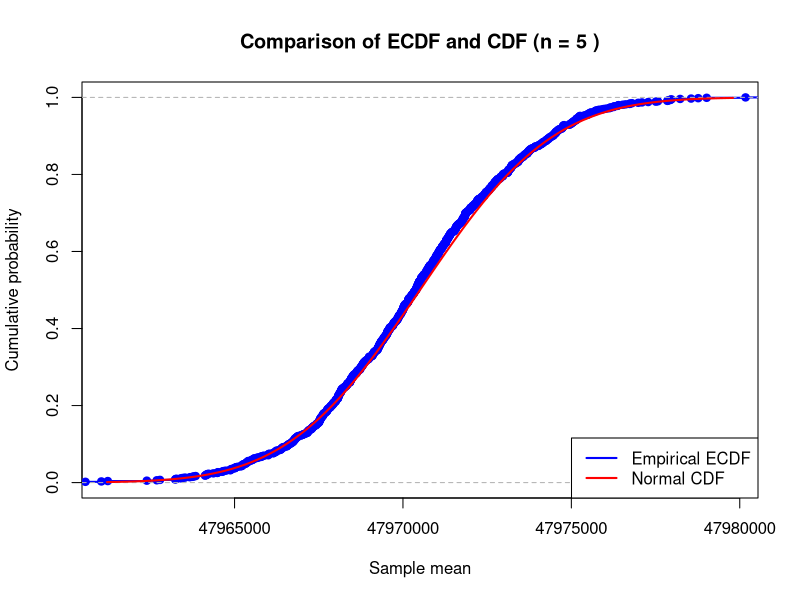
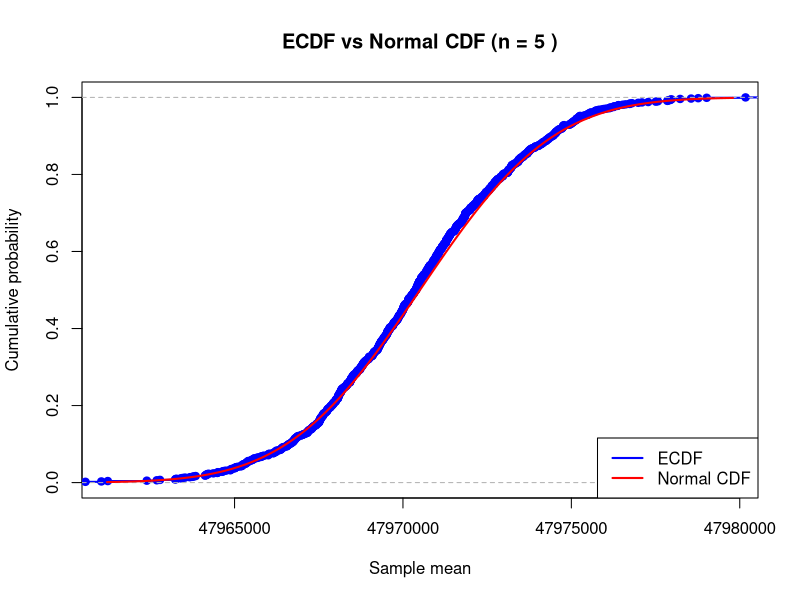
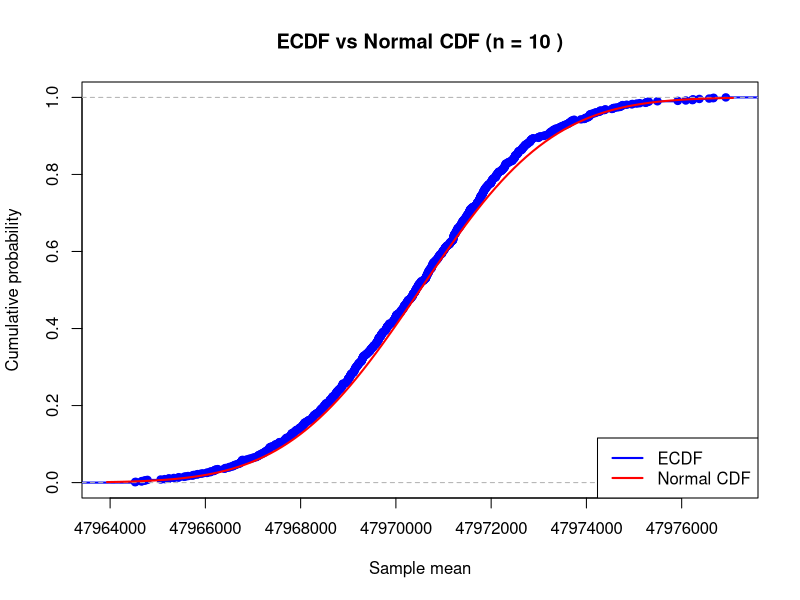
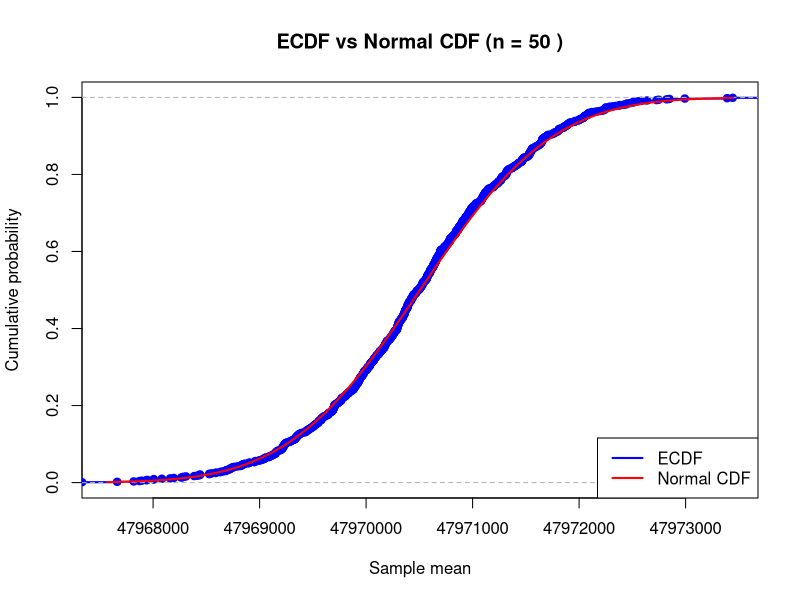
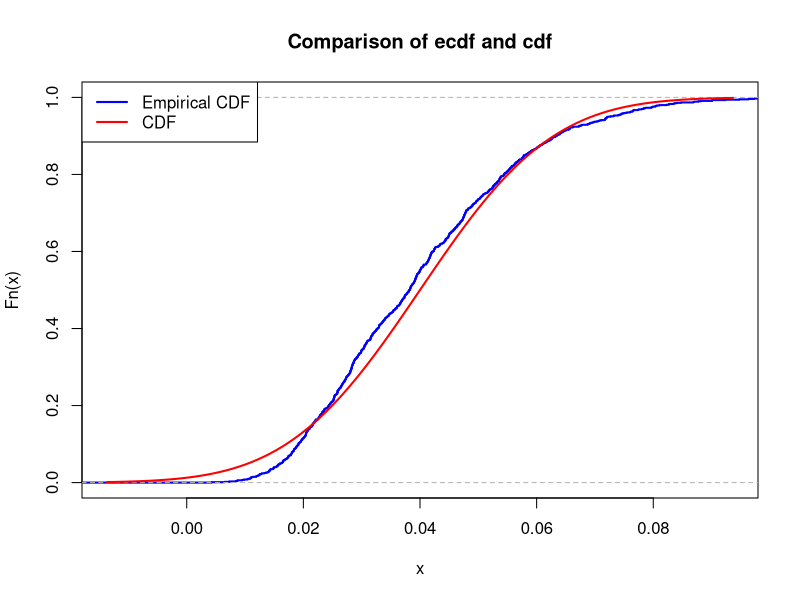
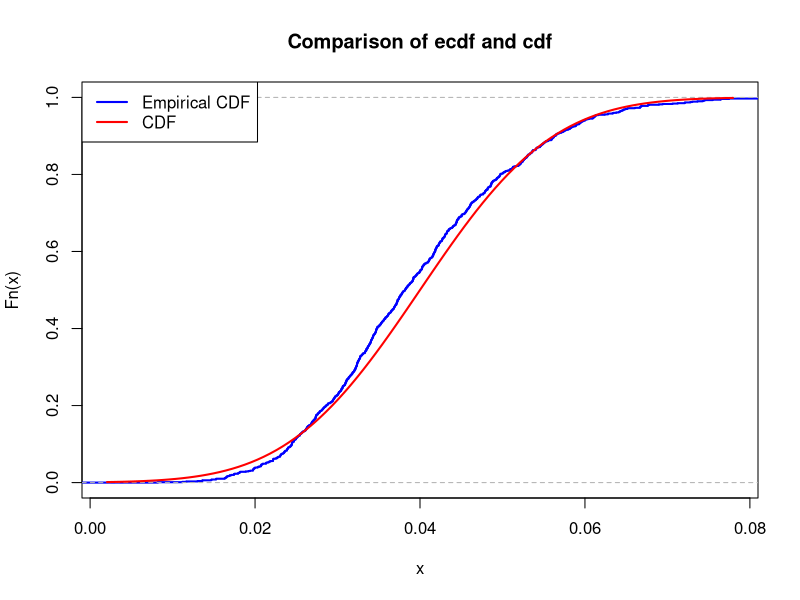
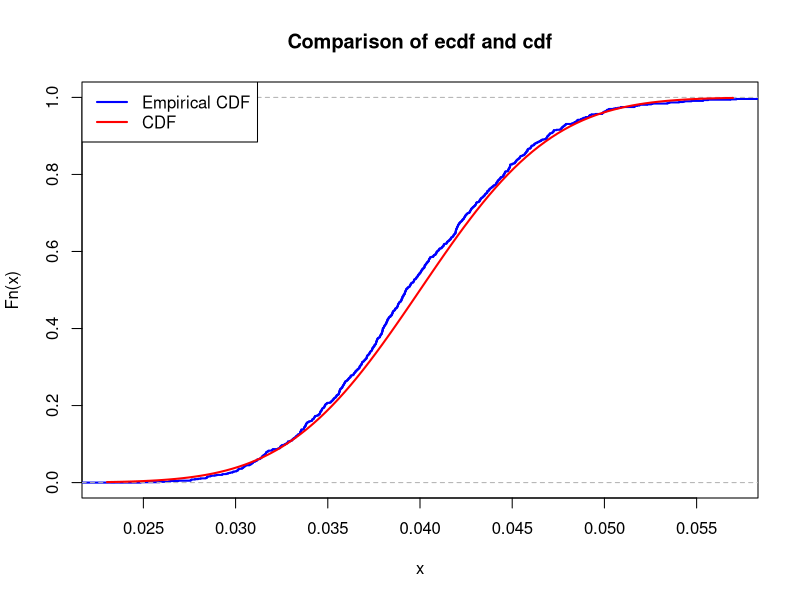
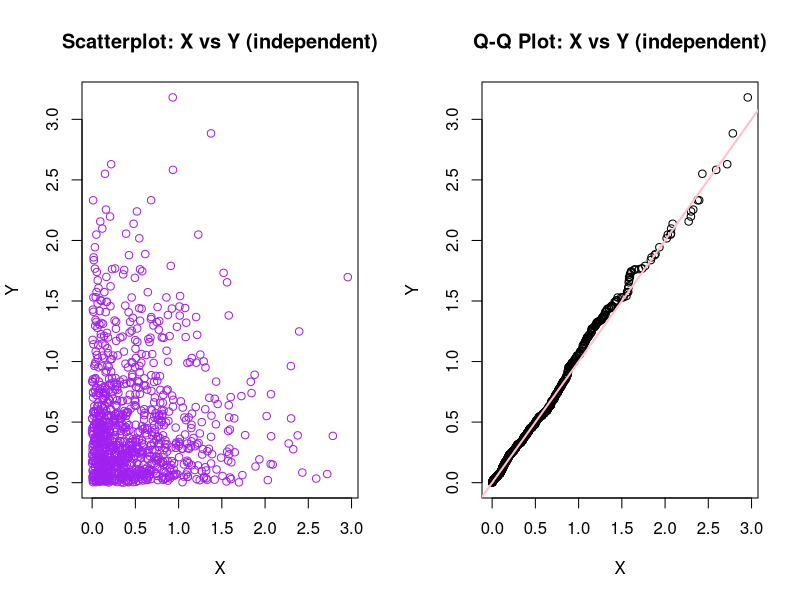

These charts were generated, in order, by the following R code:
## ---- chunk 1
# your team id number 
                          ###
id <- 50                  ### Change to the correct id!
                          ###
set.seed(id)
p <- id/100
# matrices G and H
G <- matrix(c(1, 1, 1, 0, 0, 0, 0,
		1, 0, 0, 1, 1, 0, 0,
		0, 1, 0, 1, 0, 1, 0,
		1, 1, 0, 1, 0, 0, 1), nrow = 4, byrow = TRUE)
H <- t(matrix(c(1, 0, 1, 0, 1, 0, 1,
		0, 1, 1, 0, 0, 1, 1,
		0, 0, 0, 1, 1, 1, 1), nrow = 3, byrow = TRUE))
# cat("The matrix G is: \n") 
#G  
#cat("The matrix H is: \n") 
#H
#cat("The product GH must be zero: \n")
#(G%*%H) %%2
## ---- chunk 2
# generate N messages

message_generator <- function(N) {
  matrix(sample(c(0,1), 4*N, replace = TRUE), nrow = N)
}  
messages <- message_generator(100)
codewords <- (messages %*% G) %% 2
## ---- chunk 3
#  errors <- ...
#  received <-   
## ---- chunk 4
T_years <- 30.1
T <- T_years * 365 * 24 * 3600
lambda <- log(2) / T

team_id <- 15
m <- team_id * 10^-6

M <- 137
N_A <- 6 * 10^23

N <- (m / M) * N_A

mu <- N * lambda

K <- 10^3
n <- 5

set.seed(123)
sample_means <- colMeans(matrix(rpois(n * K, lambda = mu), nrow = n))

cat("Half-life period (s):", T, "\n")
cat("Lambda (decay probability per nucleus per second):", lambda, "\n")
cat("Number of atoms N:", N, "\n")
cat("Poisson parameter mu:", mu, "\n")


## ---- chunk 5
mu_theor <- mu
sigma_theor <- sqrt(mu / n)

cat("Theoretical mean (mu_theor):", mu_theor, "\n")
cat("Theoretical standard deviation (sigma_theor):", sigma_theor, "\n")


## ---- chunk 6
xlims <- c(mu_theor - 3 * sigma_theor, mu_theor + 3 * sigma_theor)

Fs <- ecdf(sample_means)

plot(Fs,
     xlim = xlims,
     ylim = c(0, 1),
     col = "blue",
     lwd = 2,
     main = paste("Comparison of ECDF and CDF (n =", n, ")"),
     xlab = "Sample mean",
     ylab = "Cumulative probability")

curve(pnorm(x, mean = mu_theor, sd = sigma_theor),
      col = "red",
      lwd = 2,
      add = TRUE)

legend("bottomright",
       legend = c("Empirical ECDF", "Normal CDF"),
       col = c("blue", "red"),
       lwd = 2,
       lty = 1)

xx <- seq(xlims[1], xlims[2], length.out = 400)
diff <- max(abs(Fs(xx) - pnorm(xx, mean = mu_theor, sd = sigma_theor)))


cat("Max difference between ECDF and Normal CDF =", diff, "\n")

## ---- chunk 7
analyze_n <- function(n, mu, K = 10^3, seed = 123) {
  set.seed(seed)
  samp_means <- colMeans(matrix(rpois(n * K, lambda = mu), nrow = n))
  mu_theor <- mu
  sigma_theor <- sqrt(mu / n)

  xlims <- c(mu_theor - 3 * sigma_theor, mu_theor + 3 * sigma_theor)
  Fs <- ecdf(samp_means)

  plot(Fs,
       xlim = xlims, ylim = c(0, 1),
       col = "blue", lwd = 2,
       main = paste("ECDF vs Normal CDF (n =", n, ")"),
       xlab = "Sample mean", ylab = "Cumulative probability")
  curve(pnorm(x, mean = mu_theor, sd = sigma_theor),
        col = "red", lwd = 2, add = TRUE)
  legend("bottomright", legend = c("ECDF", "Normal CDF"),
         col = c("blue", "red"), lwd = 2, lty = 1)

  xx <- seq(xlims[1], xlims[2], length.out = 400)
  diff <- max(abs(Fs(xx) - pnorm(xx, mean = mu_theor, sd = sigma_theor)))
  cat("n =", n, " | Max ECDF–CDF diff =", diff, "\n")
  invisible(diff)
}

diff5  <- analyze_n(5,  mu)
diff10 <- analyze_n(10, mu)
diff50 <- analyze_n(50, mu)

## ---- chunk 8
a <- 8 * 10^8

n_markov <- floor(0.05 * a / mu)

z <- 1.64485362695147
t <- (-z + sqrt(z^2 + 4 * a)) / 2
n_clt <- floor((t^2) / mu)

chernoff_ok <- function(n) {
  m <- n * mu
  if (m <= 0 || a < m) return(FALSE)
  y <- a / m
  bound <- exp(-m * (y * log(y) - y + 1))
  return(bound <= 0.05)
}

right <- floor(a / mu)
left  <- 1
best  <- 0
while (left <= right) {
  mid <- floor((left + right) / 2)
  if (chernoff_ok(mid)) {
    best <- mid
    left <- mid + 1
  } else {
    right <- mid - 1
  }
}
n_chernoff <- best

cat("=== Theoretical bounds for P(S_n < 8×10^8) >= 0.95 ===\n")
cat("Markov bound  : n =", n_markov,  "\n")
cat("Chernoff bound: n =", n_chernoff, "\n")
cat("CLT bound     : n =", n_clt,     "\n")
cat("------------------------------------------------------\n")
cat("Comparison (Markov < Chernoff < CLT expected)\n")


## ---- chunk 9
check_n <- function(n, mu, a, K = 10^4, seed = 123) {
  set.seed(seed)
  s <- rpois(K, lambda = n * mu)
  p_emp <- mean(s < a)
  cat("n =", n, "| Empirical P(S_n < a) =", p_emp, "\n")
  return(p_emp)
}

p_markov  <- check_n(n_markov,  mu, a)
p_chernoff<- check_n(n_chernoff,mu, a)
p_clt     <- check_n(n_clt,     mu, a)

## ---- chunk 10
id <- 15
v1 <- id + 10
K <- 1e3

n_values = c(5, 10, 50)

sample_means_n5 <- colMeans(matrix(rexp(n_values[1]*K, rate = v1), nrow=n_values[1]))
sample_means_n10 <- colMeans(matrix(rexp(n_values[2]*K, rate = v1), nrow=n_values[2]))
sample_means_n20 <- colMeans(matrix(rexp(n_values[3]*K, rate = v1), nrow=n_values[3]))

head(sample_means_n5)
head(sample_means_n10)
head(sample_means_n20)
## ---- chunk 11
for (n in n_values) {
  cat("For n =", n,":\n")
  mu <- 1 / v1
  sigma <- 1 / (v1 * sqrt(n))
  cat("μ =", mu, "\n")
  cat("σ =", sigma, "\n")
  cat("\n")
}
## ---- chunk 12
for (n in n_values) {
  mu <- 1 / v1
  sigma <- 1 / (v1 * sqrt(n))
  xlims <- c(mu-3*sigma,mu+3*sigma)
  sample_means <- colMeans(matrix(rexp(n*K, rate = v1), nrow=n))
  Fs <- ecdf(sample_means)
  plot(Fs, 
       xlim = xlims, 
       col = "blue",
       lwd = 2,
       main = "Comparison of ecdf and cdf")
  curve(pnorm(x, mean = mu, sd = sigma), col = "red", lwd = 2, add = TRUE)
  legend("topleft", 
         legend = c("Empirical CDF", "CDF"),
         col = c("blue", "red"), 
         lwd = 2)
}
## ---- chunk 13
for (n in n_values) {
  mu <- 1 / v1
  sigma <- 1 / (v1 * sqrt(n))
  xlims <- c(mu-3*sigma,mu+3*sigma)
  x_vals <- seq(xlims[1], xlims[2], length.out = 200)
  max_diff <- max(abs(Fs(x_vals) - pnorm(x_vals, mean = mu, sd = sigma)))
  cat("Maximal difference for n =", n, ":", max_diff, "\n")
}
## ---- chunk 14
    id <- 15
    mu <- id
    sigma <- sqrt(2*id+7)
    N <- 100

    x_sample <- rnorm(N, mean = mu, sd = sigma)

    y_sample <- 1 / x_sample


    mean_X <- mean(x_sample)
    one_over_mean_X <- 1/mean_X
    mean_Y <- mean(y_sample)

    cat("Comparison:\n")
    cat("1/X̄ =", one_over_mean_X, "\n")
    cat("Ȳ =", mean_Y, "\n")
    cat("Difference:", abs(one_over_mean_X - mean_Y))
## ---- chunk 15
    lambda <- 2
    N <- 1000

    X <- rexp(N, rate = lambda)
    Y <- rexp(N, rate = lambda)
    Z <- log(X) + 5

    par(mfrow = c(1, 2))


    plot(X, Y, 
         main = "Scatterplot: X vs Y (independent)",
         xlab = "X", ylab = "Y", col = "purple")

    qqplot(X, Y, 
         main = "Q-Q Plot: X vs Y (independent)")
    abline(0, 1, col = "pink", lwd = 2)


    plot(X, Z, 
         main = "Scatterplot: X vs Z (not independent)",
         xlab = "X", ylab = "Z = log(X)+5", col = "purple")

    qqplot(X, Z, 
         main = "Q-Q Plot: X vs Z (not indepedent)")
    abline(0, 1, col = "pink", lwd = 2)

## ---- chunk 16
    n <- 3
    p <- 0.5
    N <- 100

    theoretical_E_X <- n * p
    theoretical_Var_X <- n * p * (1 - p)

    X <- rbinom(N, size = n, prob = p)

    sample_mean_X <- mean(X)
    sample_var_X <- var(X)
    # using formula
    x_bar <- mean(X)
    sample_var_X_method2 <- sum((X - x_bar)^2) / (N - 1)

    cat("Theoretical E[X]:", theoretical_E_X, "\n")
    cat("Sample mean:", sample_mean_X, "\n")
    cat("Theoretical Var(X):", theoretical_Var_X, "\n")
    cat("Sample variance:", sample_var_X, "\n")
    cat("Sample variance using formula:", sample_var_X_method2)
## ---- chunk 17
    Y <- 0.5 * X - 1

    theoretical_E_Y <- 0.5 * theoretical_E_X - 1
    theoretical_Var_Y <- (0.5^2) * theoretical_Var_X

    sample_mean_Y <- mean(Y)
    sample_var_Y <- var(Y)
    # using formula
    y_bar <- mean(Y)
    sample_var_Y_method2 <- sum((Y - y_bar)^2) / (N - 1)

    cat("Theoretical E[Y]:", theoretical_E_Y, "\n")
    cat("Sample mean:", sample_mean_Y, "\n")
    cat("Theoretical Var(Y):", theoretical_Var_Y, "\n")
    cat("Sample variance:", sample_var_Y, "\n")
    cat("Sample variance using formula", sample_var_Y_method2)
